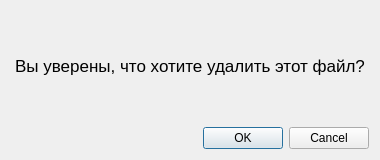
<?xml version="1.0" encoding="UTF-8"?>
<ui version="4.0">
 <class>Dialog</class>
 <widget class="QDialog" name="Dialog">
  <property name="geometry">
   <rect>
    <x>0</x>
    <y>0</y>
    <width>380</width>
    <height>160</height>
   </rect>
  </property>
  <property name="windowTitle">
   <string>Подтверждение удаления</string>
  </property>
  <layout class="QVBoxLayout" name="verticalLayout">
   <item>
    <widget class="QLabel" name="label">
     <property name="font">
      <font>
       <pointsize>13</pointsize>
      </font>
     </property>
     <property name="text">
      <string>Вы уверены, что хотите удалить этот файл?</string>
     </property>
     <property name="alignment">
      <set>Qt::AlignCenter</set>
     </property>
    </widget>
   </item>
   <item>
    <widget class="QDialogButtonBox" name="buttonBox">
     <property name="orientation">
      <enum>Qt::Horizontal</enum>
     </property>
     <property name="standardButtons">
      <set>QDialogButtonBox::Cancel|QDialogButtonBox::Ok</set>
     </property>
     <property name="centerButtons">
      <bool>false</bool>
     </property>
    </widget>
   </item>
  </layout>
 </widget>
 <resources/>
 <connections/>
</ui>
